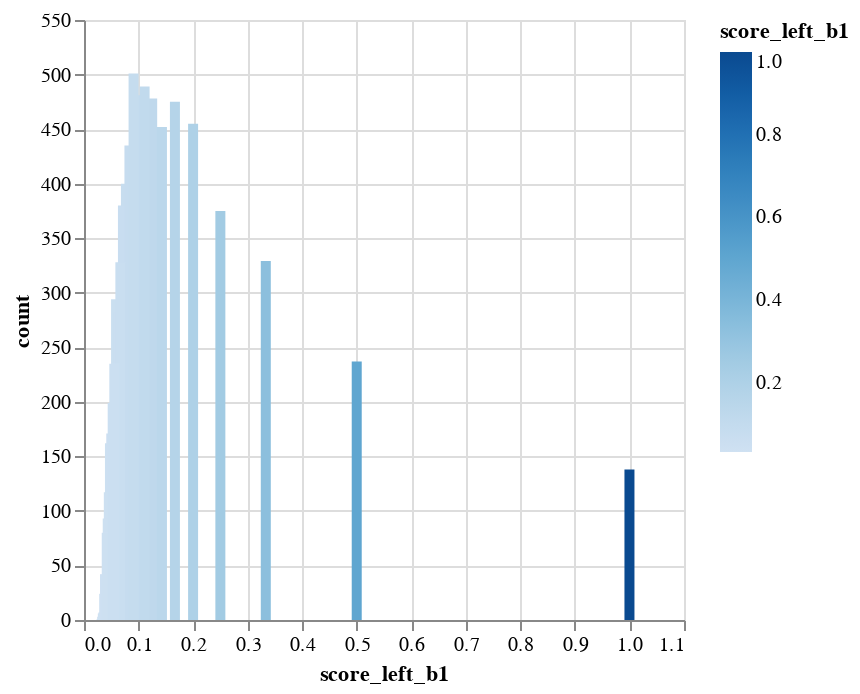
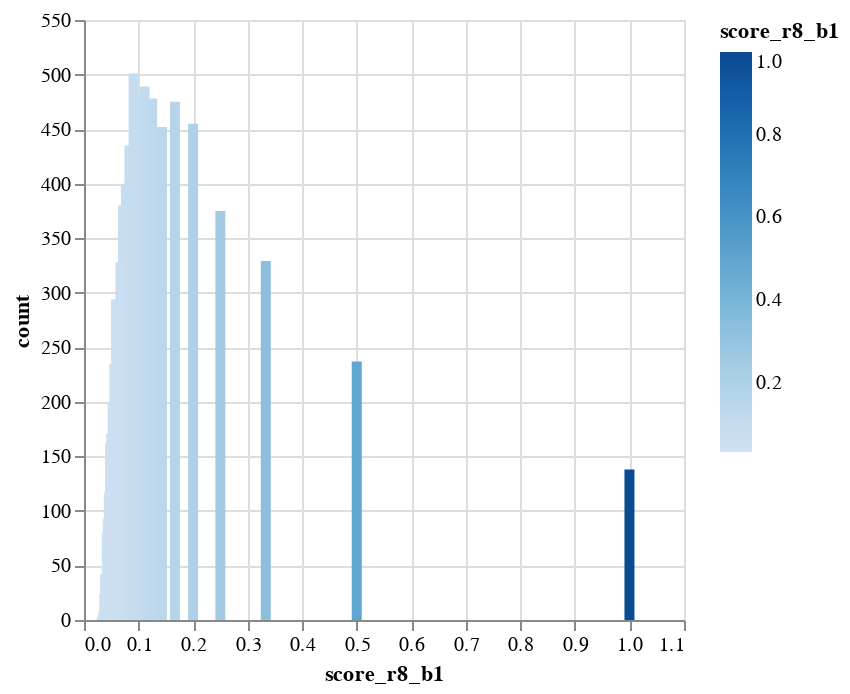

Here is the notebook cell these charts were saved with, in order:
### Code cell
show_b_stats('score_left_b1')
show_b_stats('score_r8_b1')

### Figure 1 — Vega-Lite specification as saved in the notebook (floating-point values rounded to 4 significant figures)
{"config": {"view": {"continuousWidth": 300, "continuousHeight": 300}}, "data": {"name": "data-186f81e37c96d174b2451d25437dc9a9"}, "mark": {"type": "bar", "tooltip": true}, "encoding": {"color": {"field": "score_left_b1", "type": "quantitative"}, "x": {"field": "score_left_b1", "type": "quantitative"}, "y": {"field": "count", "type": "quantitative"}}, "params": [{"name": "param_1", "select": {"type": "interval", "encodings": ["x", "y"]}, "bind": "scales"}], "$schema": "https://vega.github.io/schema/vega-lite/v5.20.1.json", "datasets": {"data-186f81e37c96d174b2451d25437dc9a9": [{"score_left_b1": 0.0476, "count": 162}, {"score_left_b1": 0.0769, "count": 400}, {"score_left_b1": 0.0333, "count": 3}, {"score_left_b1": 0.125, "count": 478}, {"score_left_b1": 0.0588, "count": 294}, {"score_left_b1": 0.5, "count": 237}, {"score_left_b1": 0.0714, "count": 380}, {"score_left_b1": 0.0833, "count": 435}, {"score_left_b1": 0.1, "count": 481}, {"score_left_b1": 0.037, "count": 24}, {"score_left_b1": 0.3333, "count": 329}, {"score_left_b1": 0.0345, "count": 6}, {"score_left_b1": 0.04, "count": 40}, {"score_left_b1": 0.0625, "count": 282}, {"score_left_b1": 0.0667, "count": 328}, {"score_left_b1": 0.0357, "count": 7}, {"score_left_b1": 0.05, "count": 171}, {"score_left_b1": 0.25, "count": 375}, {"score_left_b1": 0.0455, "count": 117}, {"score_left_b1": 0.1111, "count": 489}, {"score_left_b1": 1.0, "count": 138}, {"score_left_b1": 0.0435, "count": 93}, {"score_left_b1": 0.1429, "count": 452}, {"score_left_b1": 0.2, "count": 455}, {"score_left_b1": 0.0323, "count": 1}, {"score_left_b1": 0.1667, "count": 475}, {"score_left_b1": 0.0909, "count": 501}, {"score_left_b1": 0.0385, "count": 42}, {"score_left_b1": 0.0417, "count": 80}, {"score_left_b1": 0.0526, "count": 199}, {"score_left_b1": 0.0556, "count": 235}]}}

### Figure 2 — Vega-Lite specification as saved in the notebook (floating-point values rounded to 4 significant figures)
{"config": {"view": {"continuousWidth": 300, "continuousHeight": 300}}, "data": {"name": "data-7c555e061127b64ac9773e9334c5e3c3"}, "mark": {"type": "bar", "tooltip": true}, "encoding": {"color": {"field": "score_r8_b1", "type": "quantitative"}, "x": {"field": "score_r8_b1", "type": "quantitative"}, "y": {"field": "count", "type": "quantitative"}}, "params": [{"name": "param_2", "select": {"type": "interval", "encodings": ["x", "y"]}, "bind": "scales"}], "$schema": "https://vega.github.io/schema/vega-lite/v5.20.1.json", "datasets": {"data-7c555e061127b64ac9773e9334c5e3c3": [{"score_r8_b1": 0.0769, "count": 400}, {"score_r8_b1": 0.0476, "count": 162}, {"score_r8_b1": 0.0588, "count": 294}, {"score_r8_b1": 0.125, "count": 478}, {"score_r8_b1": 0.0333, "count": 3}, {"score_r8_b1": 0.0833, "count": 435}, {"score_r8_b1": 0.5, "count": 237}, {"score_r8_b1": 0.0714, "count": 380}, {"score_r8_b1": 0.1, "count": 481}, {"score_r8_b1": 0.037, "count": 24}, {"score_r8_b1": 0.3333, "count": 329}, {"score_r8_b1": 0.0345, "count": 6}, {"score_r8_b1": 0.04, "count": 40}, {"score_r8_b1": 0.0625, "count": 282}, {"score_r8_b1": 0.0357, "count": 7}, {"score_r8_b1": 0.0455, "count": 117}, {"score_r8_b1": 0.25, "count": 375}, {"score_r8_b1": 0.05, "count": 171}, {"score_r8_b1": 0.0667, "count": 328}, {"score_r8_b1": 0.1111, "count": 489}, {"score_r8_b1": 0.1429, "count": 452}, {"score_r8_b1": 0.2, "count": 455}, {"score_r8_b1": 0.0435, "count": 93}, {"score_r8_b1": 0.0323, "count": 1}, {"score_r8_b1": 1.0, "count": 138}, {"score_r8_b1": 0.0385, "count": 42}, {"score_r8_b1": 0.1667, "count": 475}, {"score_r8_b1": 0.0909, "count": 501}, {"score_r8_b1": 0.0526, "count": 199}, {"score_r8_b1": 0.0417, "count": 80}, {"score_r8_b1": 0.0556, "count": 235}]}}
